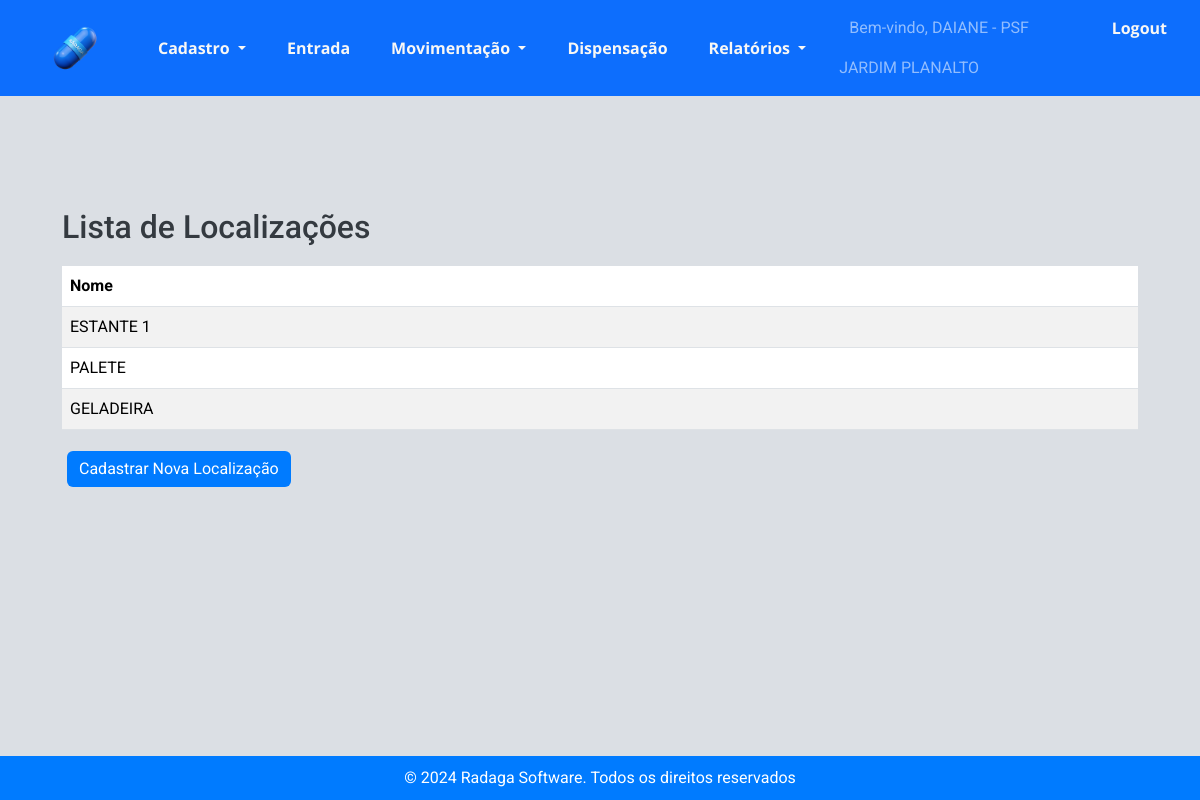
Page /estoque/lista_localizacoes/ (signed in) on the committed database.
### estoque/models.py (models this page shows, shortened)
class Profile(models.Model):
    user = models.OneToOneField(User, on_delete=models.CASCADE, default=1)
    estabelecimento = models.ForeignKey('Estabelecimento', on_delete=models.SET_NULL, null=True, blank=True)

class Estabelecimento(models.Model):
    TIPOS_ESTABELECIMENTO = [
        ('Farmacia', 'Farmácia'),
        ('Almoxarifado Central', 'Almoxarifado Central'),
    ]
    nome = models.CharField(max_length=255)
    codigo_cnes = models.CharField(max_length=20)
    farmaceutico_responsavel = models.CharField(max_length=255)
    imagem_logotipo = models.ImageField(upload_to='logotipos/')
    tipo_estabelecimento = models.CharField(max_length=20, choices=TIPOS_ESTABELECIMENTO)

class Localizacao(models.Model):
    nome = models.CharField(max_length=100, verbose_name="Descrição da Localização")

### estoque/views.py (the view)
# urls.py: path('lista_localizacoes/', views.lista_localizacoes, name='lista_localizacoes'),
def lista_localizacoes(request):
    localizacoes = Localizacao.objects.all()
    return render(
        request, "estoque/lista_localizacoes.html", {"localizacoes": localizacoes}
    )

### estoque/templates/estoque/lista_localizacoes.html (shortened to what this page needs)
{% extends 'estoque/base.html' %}
{% block content %}
  <div class="container mt-5">
    <h2>Lista de Localizações</h2>
    <table class="table table-striped">
      <thead>
        <tr>
          <th>Nome</th>
        </tr>
      </thead>
      <tbody>
        {% for localizacao in localizacoes %}
          <tr>
            <td>{{ localizacao.nome }}</td>
          </tr>
        {% empty %}
          <tr>
            <td colspan="1">Nenhuma localização cadastrada.</td>
          </tr>
        {% endfor %}
      </tbody>
    </table>
    <a href="{% url 'cadastrar_localizacao' %}" class="btn btn-primary">Cadastrar Nova Localização</a>
  </div>
  <br>
{% endblock %}

### estoque/templates/estoque/base.html (shortened to what this page needs)
<!DOCTYPE html>
<html>
<head>
    {% load static %}
    <link rel="stylesheet"
    href="https://cdnjs.cloudflare.com/ajax/libs/bootstrap-datepicker/1.9.0/css/bootstrap-datepicker.min.css">
<link href="https://cdn.jsdelivr.net/npm/bootstrap@5.3.3/dist/css/bootstrap.min.css" rel="stylesheet">
<link rel="stylesheet" href="{% static 'estoque/css/styles.css' %}">
<link href="https://cdn.jsdelivr.net/npm/select2@4.1.0-rc.0/dist/css/select2.min.css" rel="stylesheet" />
<link href="https://cdnjs.cloudflare.com/ajax/libs/bootstrap-icons/1.10.0/font/bootstrap-icons.min.css" rel="stylesheet">
</head>
<body>
    <nav class="navbar navbar-expand-lg navbar-dark bg-primary">
        <a href="{% url 'nova_dispensacao' %}">
            <img src="{% static 'estoque/pill.png' %}" alt="UML" style="margin: 5px 50px;height: 50px;" />
        </a>
        <div class="collapse navbar-collapse" id="navbarNav">
            <ul class="navbar-nav">
                <li class="nav-item dropdown">
                    <a class="nav-link dropdown-toggle" href="#" role="button" id="cadastroDropdown" role="button"
                        data-bs-toggle="dropdown" aria-haspopup="true" aria-expanded="false">
                        Cadastro
                    </a>
                </li>
                <li class="nav-item">
                    <a class="nav-link" href="{% url 'entrada_estoque' %}">Entrada</a>
                </li>
                <li class="nav-item dropdown">
                    <a class="nav-link dropdown-toggle" href="#" id="saidasDropdown" role="button"
                        data-bs-toggle="dropdown" aria-haspopup="true" aria-expanded="false">
                        Movimentação
                    </a>
                </li>
                <li class="nav-item">
                    <a class="nav-link" href="{% url 'nova_dispensacao' %}">Dispensação</a>
                </li>
                <li class="nav-item dropdown">
                    <a class="nav-link dropdown-toggle" href="#" id="relatoriosDropdown" role="button"
                        data-bs-toggle="dropdown" aria-haspopup="true" aria-expanded="false">
                        Relatórios
                    </a>
                </li>
            </ul>
            <ul class="navbar-nav ms-auto">
                {% if user.is_authenticated %}
                <li class="nav-item">
                    <span class="navbar-text">Bem-vindo, {{ user.username }} -
                        {% if user.profile.estabelecimento %}
                            {{ user.profile.estabelecimento.nome }}
                        {% endif %}
                    </span>
                </li>
                <li class="nav-item">
                    <a class="nav-link" href="#"
                        onclick="event.preventDefault(); document.getElementById('logout-form').submit();">
                        Logout
                    </a>
                </li>
                {% else %}
                <li class="nav-item">
                    <a class="nav-link" href="{% url 'login' %}">
                        <i class="bi bi-box-arrow-in-right"></i> Login
                    </a>
                </li>
                {% endif %}
            </ul>
        </div>
    </nav>
    <br>
    <div class="container content">
        {% block content %}{% endblock %}
    </div>
    <footer>
        &copy; 2024 Radaga Software. Todos os direitos reservados
    </footer>
</body>
</html>

### estoque/static/estoque/css/styles.css (style rules this page uses)
html, body { height: 100%; margin: 0; padding: 0; font-family: 'Roboto', sans-serif; background-color: #dbdfe4; color: #343a40; display: flex; flex-direction: column; }
.navbar { background-color: #007bff; margin-bottom: 0; align-items: center; }
.navbar .navbar-brand, .navbar .nav-link { color: #f8f7f5 !important; font-weight: bold; font-family: 'Open Sans','Roboto', sans-serif; }
.navbar .navbar-nav .nav-item { margin-right: 25px; }
.navbar-collapse { justify-content: center; }
.navbar img { vertical-align: middle; }
.navbar-text { line-height: 40px; margin-left: 10px; }
.navbar .navbar-nav.ms-auto { margin-left: auto; }
.content { flex: 1; padding: 20px; }
footer { background-color: #007bff; color: #ffffff; padding: 10px 0; text-align: center; width: 100%; margin-top: auto; }
.container { margin-top: 20px; }
.btn-primary { background-color: #007bff; border: none; }
.btn { margin: 5px; }
h1, h2, h3, h4, h5, h6 { font-family: 'Roboto', sans-serif; color: #343a40; margin-bottom: 20px; }
h2 { font-size: 2rem; }

### rows in the picture
Localizacao: nome "ESTANTE 1"
Localizacao: nome "PALETE"
Localizacao: nome "GELADEIRA"

### other values in the picture
{{ user.username }} "DAIANE"
{{ user.profile.estabelecimento.nome }} "PSF JARDIM PLANALTO"
